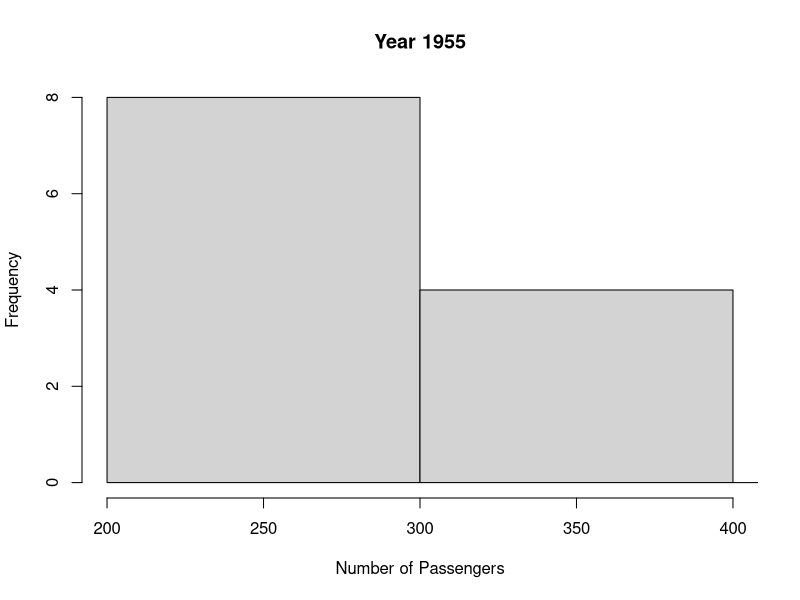
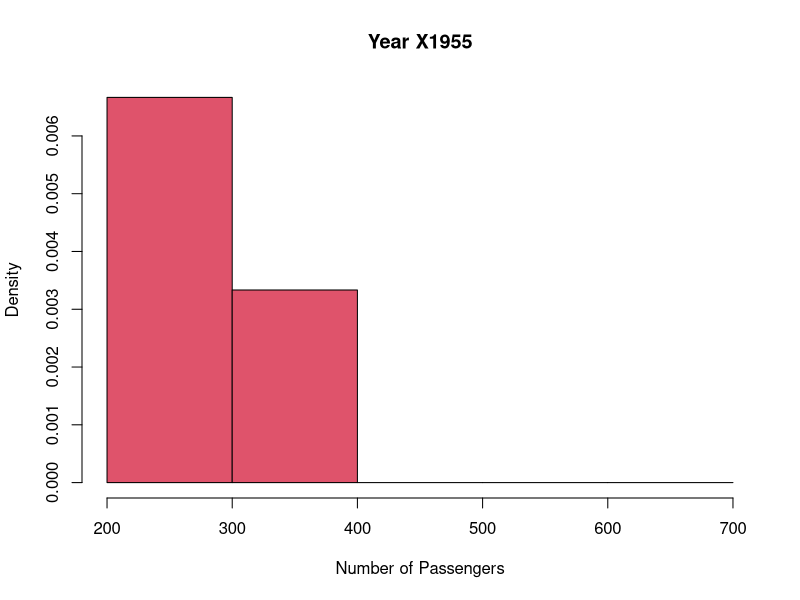
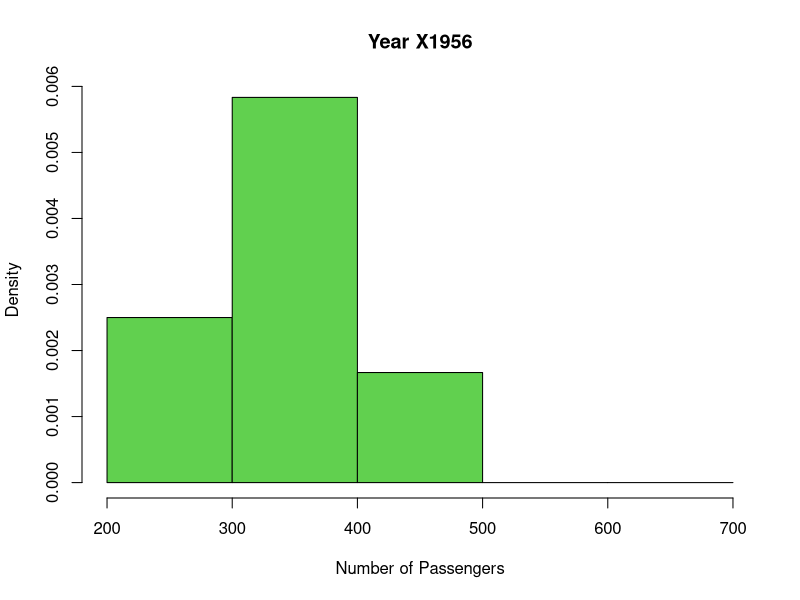
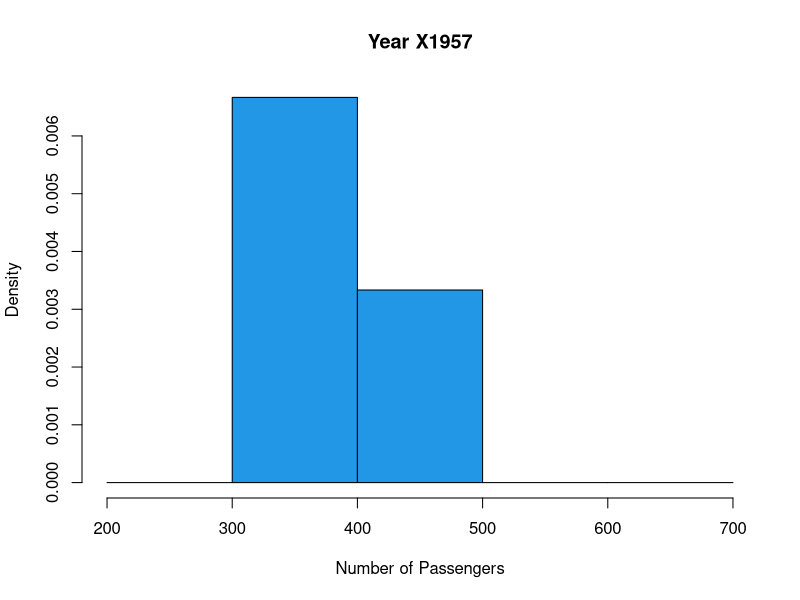
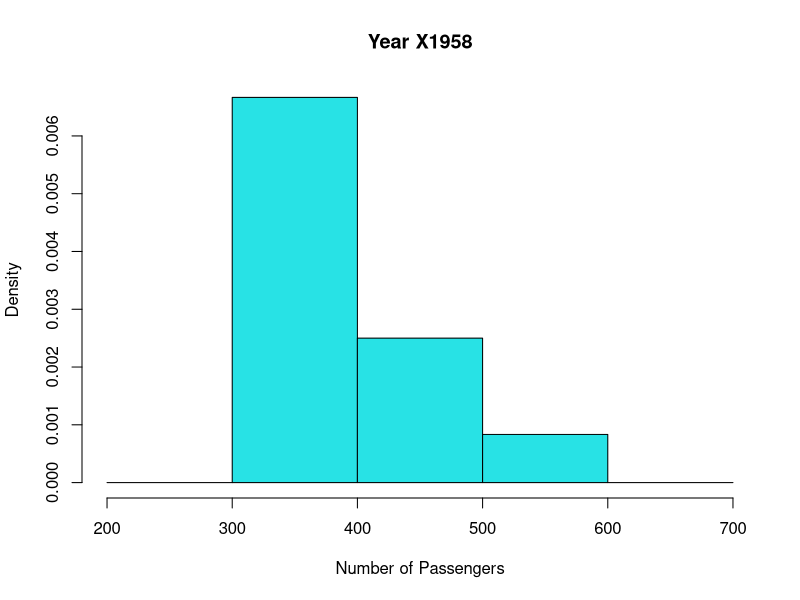
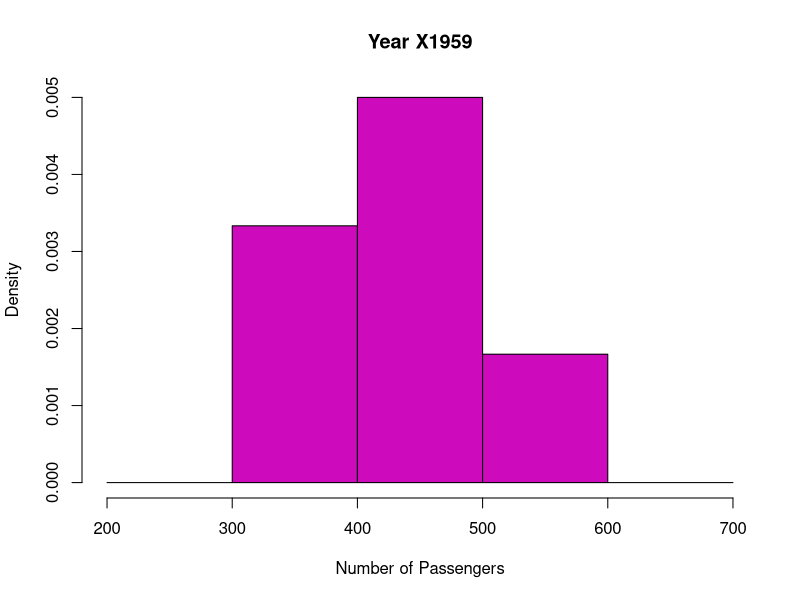
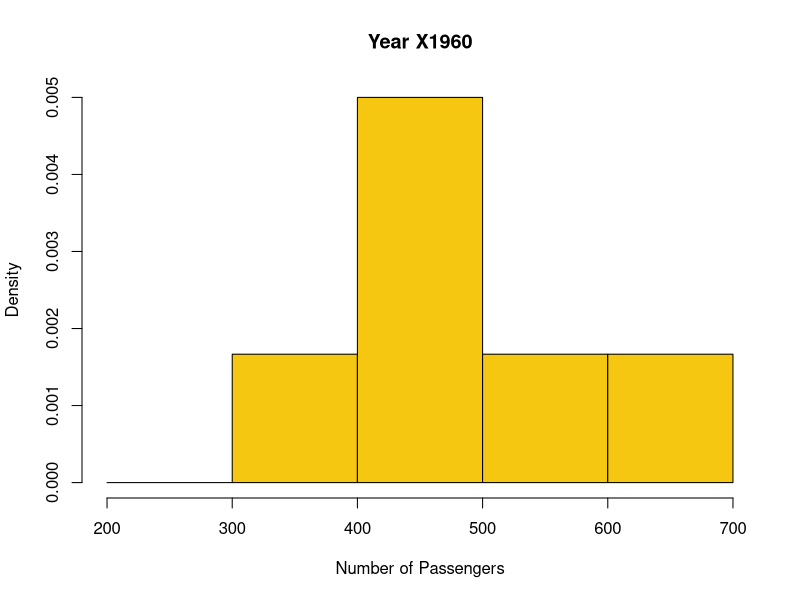
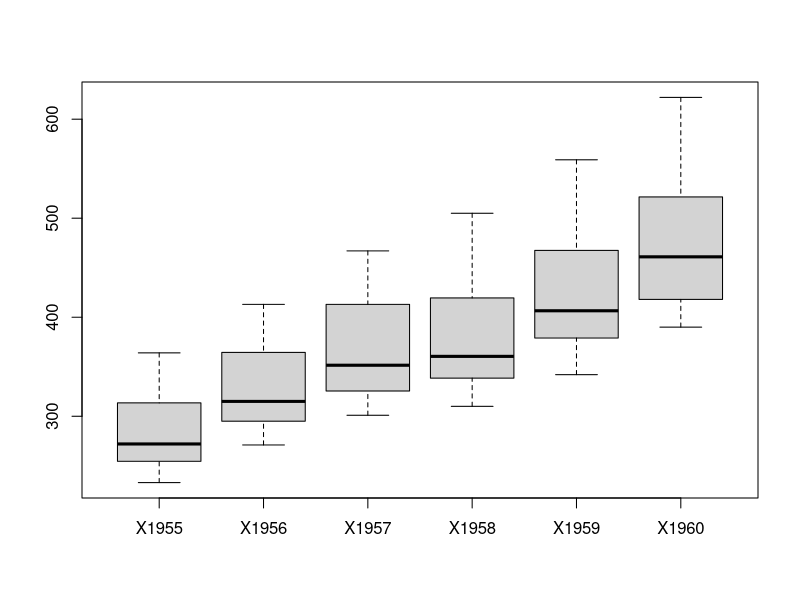

Reproduce these figures in R, in order.
library(scales)
set.seed(145455)

basicStats = function(r){
  print("Mean")
  print(mean(r1))
  print("Min")
  print(min(r))
  print("Max")
  print(max(r))
  print("Variability")
  print(var(r))
  print("Standard Deviation")
  print(sd(r))
  print("Variability Index")
  print(percent(sd(r)/mean(r)))
  print("Quartiles")
  print(quantile(r))
  print("Quantiles")
  print(quantile(r,c(0.1,0.3,0.6,0.9)))
}
r1 = rbinom(20, 10, 0.3)
r2 = rbinom(20, 10, 0.3)
#a
basicStats(r1)
basicStats(r2)

basicStats(c(r1,r2))


#Task 2
r21 = r1[1:8]
r22 = r2[1:8]
r23 = c('a','b','c','d','e','f','g','h')
m1 = cbind(r21,r22,r23)
m1
d1 = data.frame(r21,r22,r23)
basicStats(d1[,1])
basicStats(d1[,2])

#Task 3
r4 = c(1,2,3)
m1 = cbind(r1, r2, r4)
m1

#Task 4
data = read.csv("./flights.csv", sep=";")
data

class(data)

summary(data)

for (column in data){
  print(column)
  basicStats(column)
}
breaks = seq(200,700, length=6)
hist(data$X1955, xlim = c(200,400), xlab="Number of Passengers", breaks = breaks, main="Year 1955")

par(mfrow = c(2,3))
par(mfrow = c(1,1))

for(column in 1:6){
  hist(data[,column], xlim = c(200,700), xlab="Number of Passengers", breaks = breaks, main=paste("Year",names(data[column])), col=column+1, freq = FALSE)
}

boxplot(data)


data2 =read.csv("notes.csv", sep=";", dec = ',')
data2

mean(na.omit(data2[,1]))
summary(na.omit(data2))
